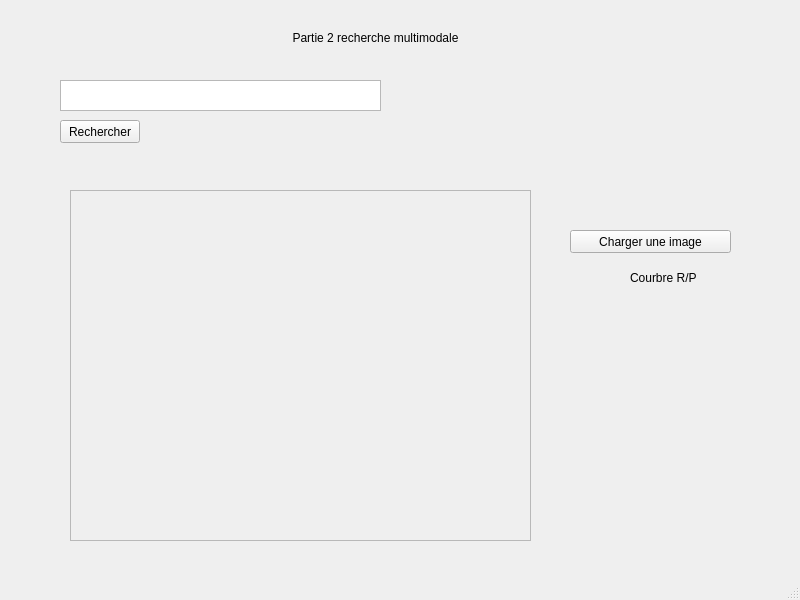
<?xml version="1.0" encoding="UTF-8"?>
<ui version="4.0">
 <class>MainWindow</class>
 <widget class="QMainWindow" name="MainWindow">
  <property name="geometry">
   <rect>
    <x>0</x>
    <y>0</y>
    <width>800</width>
    <height>600</height>
   </rect>
  </property>
  <property name="windowTitle">
   <string>MainWindow</string>
  </property>
  <widget class="QWidget" name="centralwidget">
   <widget class="QTextEdit" name="textInput">
    <property name="geometry">
     <rect>
      <x>60</x>
      <y>80</y>
      <width>321</width>
      <height>31</height>
     </rect>
    </property>
   </widget>
   <widget class="QLabel" name="titreLabe">
    <property name="geometry">
     <rect>
      <x>270</x>
      <y>30</y>
      <width>211</width>
      <height>16</height>
     </rect>
    </property>
    <property name="text">
     <string>Partie 2 recherche multimodale</string>
    </property>
    <property name="alignment">
     <set>Qt::AlignCenter</set>
    </property>
   </widget>
   <widget class="QPushButton" name="loadImage">
    <property name="geometry">
     <rect>
      <x>570</x>
      <y>230</y>
      <width>161</width>
      <height>23</height>
     </rect>
    </property>
    <property name="text">
     <string>Charger une image</string>
    </property>
   </widget>
   <widget class="QPushButton" name="research">
    <property name="geometry">
     <rect>
      <x>60</x>
      <y>120</y>
      <width>80</width>
      <height>23</height>
     </rect>
    </property>
    <property name="text">
     <string>Rechercher</string>
    </property>
   </widget>
   <widget class="QScrollArea" name="scrollArea">
    <property name="geometry">
     <rect>
      <x>70</x>
      <y>190</y>
      <width>461</width>
      <height>351</height>
     </rect>
    </property>
    <property name="widgetResizable">
     <bool>true</bool>
    </property>
    <widget class="QWidget" name="scrollAreaWidgetContents">
     <property name="geometry">
      <rect>
       <x>0</x>
       <y>0</y>
       <width>459</width>
       <height>349</height>
      </rect>
     </property>
    </widget>
   </widget>
   <widget class="QLabel" name="imageCharge">
    <property name="geometry">
     <rect>
      <x>550</x>
      <y>80</y>
      <width>221</width>
      <height>131</height>
     </rect>
    </property>
    <property name="text">
     <string/>
    </property>
   </widget>
   <widget class="QLabel" name="coubreRP">
    <property name="geometry">
     <rect>
      <x>630</x>
      <y>270</y>
      <width>81</width>
      <height>16</height>
     </rect>
    </property>
    <property name="text">
     <string>Courbre R/P</string>
    </property>
   </widget>
  </widget>
  <widget class="QMenuBar" name="menubar">
   <property name="geometry">
    <rect>
     <x>0</x>
     <y>0</y>
     <width>800</width>
     <height>20</height>
    </rect>
   </property>
  </widget>
  <widget class="QStatusBar" name="statusbar"/>
 </widget>
 <resources/>
 <connections/>
</ui>
